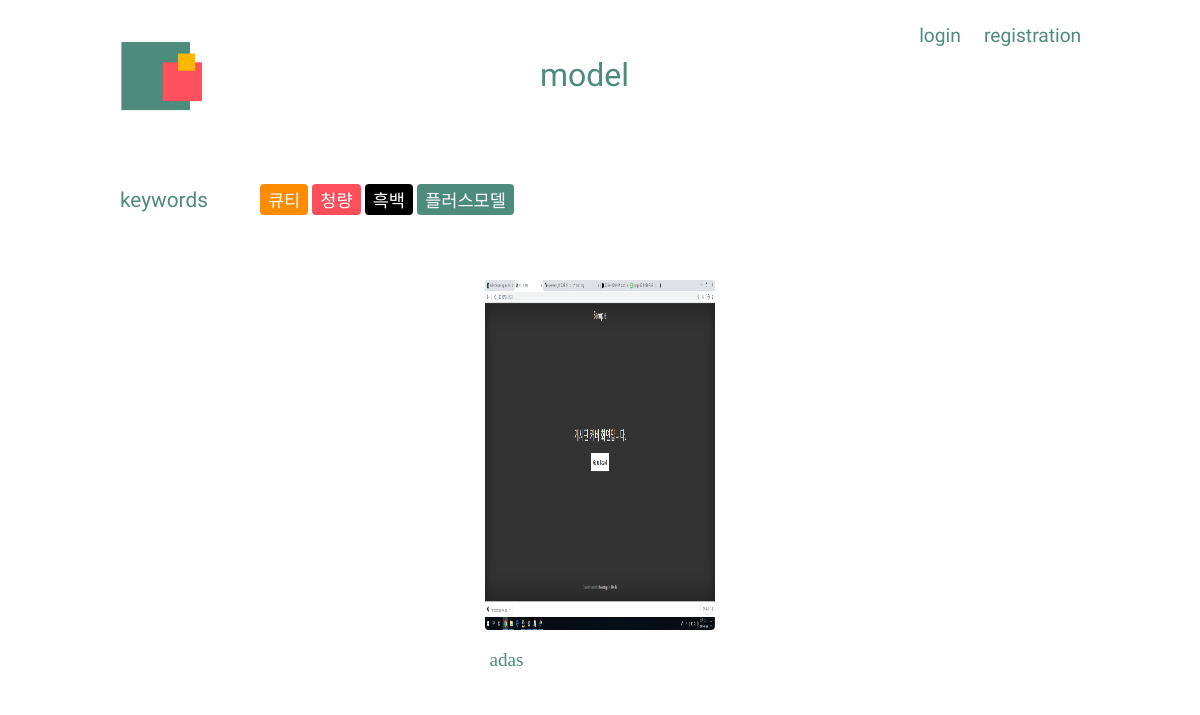
Before: /posts/model/ with the older database file.
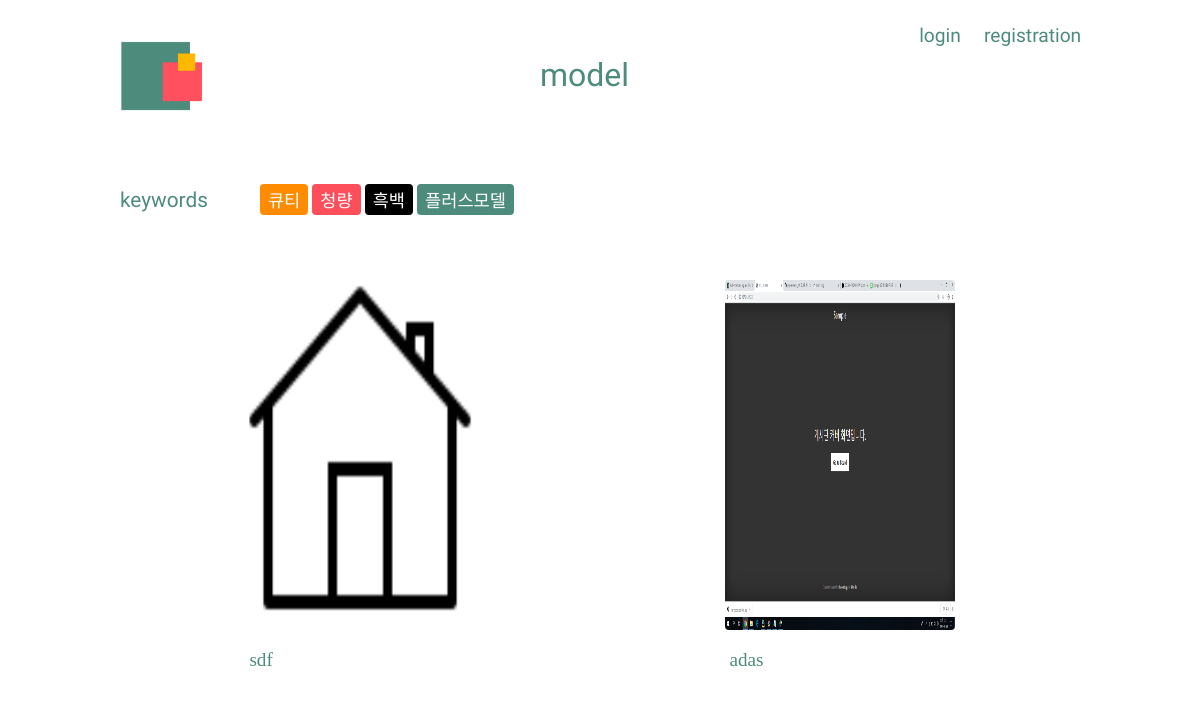
After: the same page with the newer database file.
### posts/models.py (models this page shows, shortened)
class Models(models.Model):
    title = models.CharField(max_length=20)
    text = models.TextField(default='', null=True, blank=True)
    image1 = models.ImageField(upload_to = 'images/')
    image2 = models.ImageField(upload_to = 'images/', default='', null=True, blank=True)
    image3 = models.ImageField(upload_to = 'images/', default='', null=True, blank=True)
    image4 = models.ImageField(upload_to = 'images/', default='', null=True, blank=True)
    image5 = models.ImageField(upload_to = 'images/', default='', null=True, blank=True)
    thumbnail = ImageSpecField(source='image1', processors=[ResizeToFill(120,80)], format='JPEG')
    CATEGORY_CHOICES = (
        ('큐티', '큐티'),
        ('청량', '청량'),
        ('흑백사진', '흑백사진'),
        ('플러스모델', '플러스모델'),
    )
    category = models.CharField(max_length=5, choices=CATEGORY_CHOICES, null=True)

### posts/views.py (the view)
# urls.py: path('model/', views.ModelsPageView.as_view(), name='model'),
class ModelsPageView(ListView):
    model = Models
    template_name = 'model/model.html'
    paginate_by = 4
    queryset = Models.objects.all()
    def get_queryset(self, *args, **kwargs):
        if self.kwargs:
            return Models.objects.filter(category=self.kwargs['category']).order_by('-id')
        else:
            query = Models.objects.all().order_by('-id')
            return query

### posts/templates/model/model.html (shortened to what this page needs)
{% extends 'model/model_base.html' %}
{% block content %}
    <div class="b">
        <div class="array">
            {% for post in models_list %}
                <div class="card">
                       <div class="box-1">
                           <a href="{% url 'model_detail' post.id %}">
                               <img src="{{ post.image1.url }}" width="350" height="350" alt = "{{ post.title }}">
                           </a>
                       </div>
                        <div class="box-2">
                            <p class="c">{{ post.title }}</p>
                        </div>
                </div>
            {% endfor %}
        </div>
    </div>
{% endblock content %}

### posts/templates/model/model_base.html (shortened to what this page needs)
<head>
    {% load  staticfiles %}
    <link rel="stylesheet" href="{% static 'css/model_photo.css' %}">
</head>
<body>
    <a href="{% url 'index' %}">
        <img class="logo" src="{% static 'image/logo.png' %}" alt="logo">
    </a>
    <div class="title">
        <a href="{% url 'model' %}">model</a>
    </div>
    <div class="category">
        {% if user.is_authenticated %}
            <a id="user_name" href="{% url 'profile' user.pk %}">{{ user.username }}</a>
            <a href="{% url 'logout' %}">logout</a>
        {% else %}
            <a href="{% url 'login' %}">login</a>
            <a href="{% url 'signup' %}">registration</a>
        {% endif %}
    </div>
    <div class="a">
        <div class="keywords">
            <div class="inline">
                <a class="keywords_title" href="">keywords</a>
            </div>
            <div class="inline">
                <a href="{% url 'filter_cute' %}"><button class="cute">큐티</button></a>
                <a href="{% url 'filter_cool' %}"><button class="cool">청량</button></a>
                <a href="{% url 'filter_bnw' %}"><button class="mono">흑백</button></a>
                <a href="{% url 'filter_plus' %}"><button class="plus">플러스모델</button></a>
            </div>
        </div>
    </div>
    {% block content %}
    {% endblock %}
</body>

### posts/static/css/model_photo.css (style rules this page uses)
body { margin: 0; padding: 0; overflow-x: hidden; font-family: 'KOMACON'; }
.logo { position: absolute; top: 5%; left: 10%; width: 7%; }
.title { position: absolute; display: inline; top: 7%; left: 0; width: 100%; height: 1%; }
.title > a { position: relative; text-decoration: none; padding-left: 45%; font-family: 'Lacquer', sans-serif; color: rgb(77,139,124); font-size: 2em; text-decoration: none; }
.category { z-index: 2; top: 3%; left: 75%; position: absolute; display: inline; }
.category > a { font-family: 'Lacquer', sans-serif; color: rgb(77,139,124); font-size: 1.2em; text-decoration: none; margin-left: 1em; }
.a { width: 100%; height: 10%; position: absolute; top: 20%; display: flex; }
.keywords { margin: 2% 0 0 0 ; padding: 0; position: relative; left: 10%; width: 80%; display: inline; }
.inline { display: inline; margin-right: 5%; }
.keywords_title { font-family: 'Lacquer', sans-serif; color: rgb(77,139,124); font-size: 1.3em; text-decoration: none; }
.cute { color: white; font-size: 1.1em; background-color: darkorange; border: darkorange 2px solid; border-radius: 4px; font-family: 'KOMACON'; }
.cool { color: white; font-size: 1.1em; background-color: rgb(253,79,91); border: rgb(253,79,91) 2px solid; border-radius: 4px; font-family: 'KOMACON'; }
.mono { color: white; font-size: 1.1em; background-color: black; border: black 2px solid; border-radius: 4px; font-family: 'KOMACON'; }
.plus { color: white; font-size: 1.1em; background-color: rgb(77,139,124); border: rgb(77,139,124) 2px solid; border-radius: 4px; font-family: 'KOMACON'; }
.b { position: absolute; width: 100%; top:35%; }
.array { display: flex; flex-direction: row; width: 80%; margin-left: 10%; }
.card { margin: auto; display: block; width: 24%; height: 82%; }
.array > .card { background-color: white; border-radius: 4px; }
.box-1 > a > img { position: relative; width:100%; padding: 0; border-radius: 4px; }
.box-2 { position: relative; background-color: white; width:96%; height: 20%; margin: 0 2%; padding: 0; }
.c { font-size: 1.2em; color: rgb(77,139,124); margin-bottom: 0; }

Changed rows visible on the page:
added Models: image1 (picture), title "sdf"
